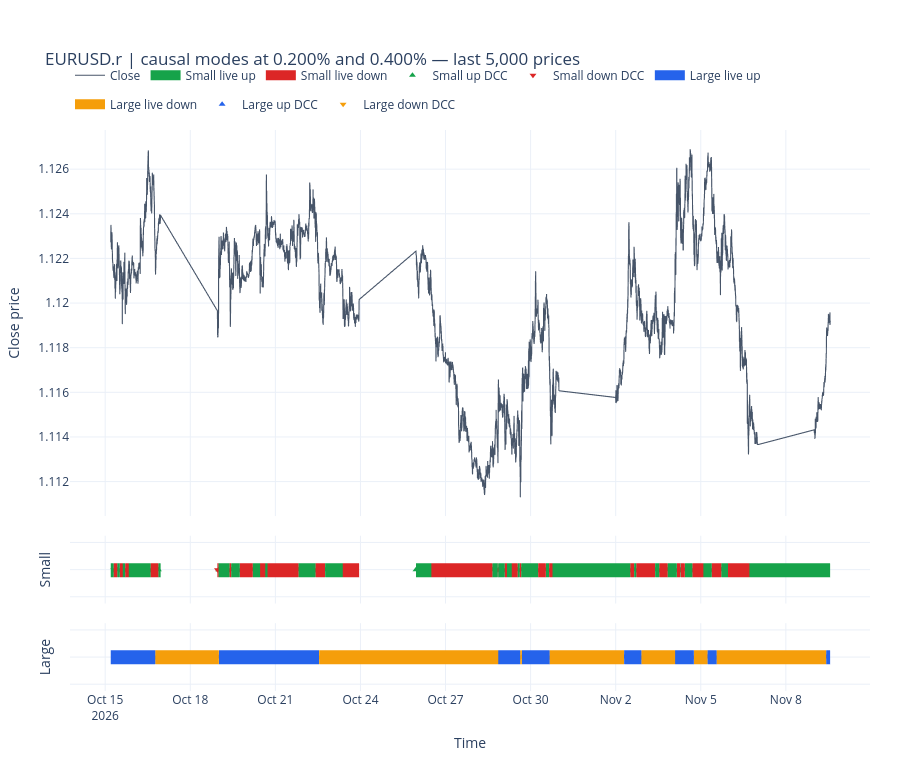

Notebook source saved alongside this figure:
### Markdown cell above
## View the two live modes without completed-leg clutter

The ribbons are causal. When their directions differ, the small clock has moved against the large clock but has not yet changed the large mode.

### Code cell
mode_fig = plot_two_threshold_modes(
    prices=prices,
    mode_frame=mode_frame,
    n_prices=N_PRICES,
    title=f"{SYMBOL} | causal modes at {SMALL_THETA:.3%} and {LARGE_THETA:.3%}",
)
mode_fig.show()

### Figure 1 — Plotly figure (JSON) as saved in the notebook; plotly's stock layout.template omitted (floating-point values rounded to 4 significant figures; data arrays with more than 128 entries replaced by an {"elided": "..."} marker saying what was removed)
{"data": [{"hovertemplate": "time=%{x}<br>close=%{y:.5f}<extra></extra>", "line": {"color": "#475569", "width": 1.1}, "mode": "lines", "name": "Close", "type": "scattergl", "x": {"elided": "5000 str values"}, "xaxis": "x", "y": {"elided": "5000 float values"}, "yaxis": "y"}, {"connectgaps": false, "hovertemplate": "Small live mode=up<br>time=%{x}<extra></extra>", "legendgroup": "small_up_mode", "line": {"color": "#16a34a", "width": 14}, "mode": "lines", "name": "Small live up", "type": "scattergl", "x": {"elided": "5000 str values"}, "xaxis": "x2", "y": {"elided": "5000 float values"}, "yaxis": "y2"}, {"connectgaps": false, "hovertemplate": "Small live mode=down<br>time=%{x}<extra></extra>", "legendgroup": "small_down_mode", "line": {"color": "#dc2626", "width": 14}, "mode": "lines", "name": "Small live down", "type": "scattergl", "x": {"elided": "5000 str values"}, "xaxis": "x2", "y": {"elided": "5000 float values"}, "yaxis": "y2"}, {"hovertemplate": "Small up DCC<br>time=%{x}<extra></extra>", "legendgroup": "small_up_dcc", "marker": {"color": "#16a34a", "size": 6, "symbol": "triangle-up"}, "mode": "markers", "name": "Small up DCC", "type": "scatter", "x": ["2026-10-15T10:20:00+02:00", "2026-10-15T14:55:00+02:00", "2026-10-15T20:00:00+02:00", "2026-10-16T21:05:00+02:00", "2026-10-19T00:00:00+02:00", "2026-10-19T10:40:00+02:00", "2026-10-20T05:00:00+02:00", "2026-10-20T15:30:00+02:00", "2026-10-21T19:40:00+02:00", "2026-10-22T18:05:00+02:00", "2026-10-25T23:00:00+02:00", "2026-10-28T15:45:00+02:00", "2026-10-28T20:35:00+02:00", "2026-10-29T04:05:00+02:00", "2026-10-29T13:05:00+02:00", "2026-10-29T16:05:00+02:00", "2026-10-30T13:00:00+02:00", "2026-10-30T18:35:00+02:00", "2026-11-02T15:35:00+02:00", "2026-11-03T09:20:00+02:00", "2026-11-03T20:05:00+02:00", "2026-11-04T06:30:00+02:00", "2026-11-04T10:40:00+02:00", "2026-11-05T02:15:00+02:00", "2026-11-05T17:25:00+02:00", "2026-11-06T17:10:00+02:00"], "xaxis": "x2", "y": [1.0, 1.0, 1.0, 1.0, 1.0, 1.0, 1.0, 1.0, 1.0, 1.0, 1.0, 1.0, 1.0, 1.0, 1.0, 1.0, 1.0, 1.0, 1.0, 1.0, 1.0, 1.0, 1.0, 1.0, 1.0, 1.0], "yaxis": "y2"}, {"hovertemplate": "Small down DCC<br>time=%{x}<extra></extra>", "legendgroup": "small_down_dcc", "marker": {"color": "#dc2626", "size": 6, "symbol": "triangle-down"}, "mode": "markers", "name": "Small down DCC", "type": "scatter", "x": ["2026-10-15T07:15:00+02:00", "2026-10-15T12:25:00+02:00", "2026-10-15T17:00:00+02:00", "2026-10-16T14:35:00+02:00", "2026-10-18T23:00:00+02:00", "2026-10-19T09:20:00+02:00", "2026-10-19T18:00:00+02:00", "2026-10-20T11:10:00+02:00", "2026-10-20T17:25:00+02:00", "2026-10-22T10:05:00+02:00", "2026-10-23T09:05:00+02:00", "2026-10-26T12:05:00+02:00", "2026-10-28T20:20:00+02:00", "2026-10-29T02:15:00+02:00", "2026-10-29T08:05:00+02:00", "2026-10-29T14:55:00+02:00", "2026-10-30T06:30:00+02:00", "2026-10-30T15:40:00+02:00", "2026-11-02T12:25:00+02:00", "2026-11-02T17:30:00+02:00", "2026-11-03T13:00:00+02:00", "2026-11-04T03:50:00+02:00", "2026-11-04T06:55:00+02:00", "2026-11-04T17:00:00+02:00", "2026-11-05T09:25:00+02:00", "2026-11-05T23:05:00+02:00"], "xaxis": "x2", "y": [1.0, 1.0, 1.0, 1.0, 1.0, 1.0, 1.0, 1.0, 1.0, 1.0, 1.0, 1.0, 1.0, 1.0, 1.0, 1.0, 1.0, 1.0, 1.0, 1.0, 1.0, 1.0, 1.0, 1.0, 1.0, 1.0], "yaxis": "y2"}, {"connectgaps": false, "hovertemplate": "Large live mode=up<br>time=%{x}<extra></extra>", "legendgroup": "large_up_mode", "line": {"color": "#2563eb", "width": 14}, "mode": "lines", "name": "Large live up", "type": "scattergl", "x": {"elided": "5000 str values"}, "xaxis": "x3", "y": {"elided": "5000 float values"}, "yaxis": "y3"}, {"connectgaps": false, "hovertemplate": "Large live mode=down<br>time=%{x}<extra></extra>", "legendgroup": "large_down_mode", "line": {"color": "#f59e0b", "width": 14}, "mode": "lines", "name": "Large live down", "type": "scattergl", "x": {"elided": "5000 str values"}, "xaxis": "x3", "y": {"elided": "5000 float values"}, "yaxis": "y3"}, {"hovertemplate": "Large up DCC<br>time=%{x}<extra></extra>", "legendgroup": "large_up_dcc", "marker": {"color": "#2563eb", "size": 6, "symbol": "triangle-up"}, "mode": "markers", "name": "Large up DCC", "type": "scatter", "x": ["2026-10-19T00:20:00+02:00", "2026-10-28T20:40:00+02:00", "2026-10-29T16:45:00+02:00", "2026-11-02T07:10:00+02:00", "2026-11-04T02:20:00+02:00", "2026-11-05T05:45:00+02:00", "2026-11-09T10:10:00+02:00"], "xaxis": "x3", "y": [1.0, 1.0, 1.0, 1.0, 1.0, 1.0, 1.0], "yaxis": "y3"}, {"hovertemplate": "Large down DCC<br>time=%{x}<extra></extra>", "legendgroup": "large_down_dcc", "marker": {"color": "#f59e0b", "size": 6, "symbol": "triangle-down"}, "mode": "markers", "name": "Large down DCC", "type": "scatter", "x": ["2026-10-16T18:30:00+02:00", "2026-10-22T13:00:00+02:00", "2026-10-29T15:15:00+02:00", "2026-10-30T16:10:00+02:00", "2026-11-02T21:50:00+02:00", "2026-11-04T18:15:00+02:00", "2026-11-05T13:30:00+02:00"], "xaxis": "x3", "y": [1.0, 1.0, 1.0, 1.0, 1.0, 1.0, 1.0], "yaxis": "y3"}], "layout": {"height": 760, "hovermode": "x unified", "legend": {"orientation": "h", "x": 0.0, "xanchor": "left", "y": 1.02, "yanchor": "bottom"}, "margin": {"b": 60, "l": 70, "r": 30, "t": 130}, "title": {"text": "EURUSD.r | causal modes at 0.200% and 0.400% — last 5,000 prices"}, "xaxis": {"anchor": "y", "domain": [0.0, 1.0], "matches": "x3", "showticklabels": false}, "xaxis2": {"anchor": "y2", "domain": [0.0, 1.0], "matches": "x3", "showticklabels": false}, "xaxis3": {"anchor": "y3", "domain": [0.0, 1.0], "title": {"text": "Time"}}, "yaxis": {"anchor": "x", "domain": [0.3118, 1.0], "title": {"text": "Close price"}}, "yaxis2": {"anchor": "x2", "domain": [0.1559, 0.2768], "range": [0.75, 1.25], "showticklabels": false, "title": {"text": "Small"}}, "yaxis3": {"anchor": "x3", "domain": [0.0, 0.1209], "range": [0.75, 1.25], "showticklabels": false, "title": {"text": "Large"}}}}
